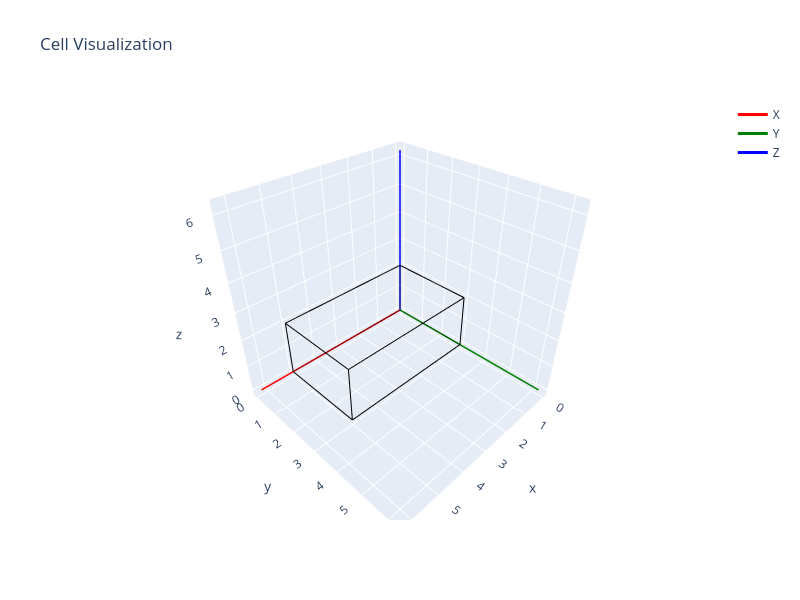

Here is the notebook cell this chart was saved with:
### Code cell
def show_cell(cell, face_color='lightblue', opacity=0.7):
    """Visualize a cell using Plotly"""
    fig = go.Figure()
    
    faces = cell.Faces()
    
    for i, face in enumerate(faces):
        vertices = face.Vertices()
        coords = [v.Coordinates() for v in vertices]
        
        if len(coords) >= 3:
            x = [c[0] for c in coords]
            y = [c[1] for c in coords]
            z = [c[2] for c in coords]
            
            fig.add_trace(go.Mesh3d(
                x=x, y=y, z=z,
                color=face_color,
                opacity=opacity,
                alphahull=0,
                showlegend=False
            ))
            
            # Add edges
            for k in range(len(coords)):
                p1 = coords[k]
                p2 = coords[(k + 1) % len(coords)]
                fig.add_trace(go.Scatter3d(
                    x=[p1[0], p2[0]], y=[p1[1], p2[1]], z=[p1[2], p2[2]],
                    mode='lines',
                    line=dict(color='black', width=2),
                    showlegend=False
                ))
    
    # Add axes
    max_dim = max(cell.Volume() ** (1/3) * 2, 5)
    fig.add_trace(go.Scatter3d(x=[0, max_dim], y=[0, 0], z=[0, 0], mode='lines', line=dict(color='red', width=3), name='X'))
    fig.add_trace(go.Scatter3d(x=[0, 0], y=[0, max_dim], z=[0, 0], mode='lines', line=dict(color='green', width=3), name='Y'))
    fig.add_trace(go.Scatter3d(x=[0, 0], y=[0, 0], z=[0, max_dim], mode='lines', line=dict(color='blue', width=3), name='Z'))
    
    fig.update_layout(
        title='Cell Visualization',
        scene=dict(aspectmode='data'),
        width=800, height=600
    )
    
    return fig

show_cell(c).show()

### Figure 1 — Plotly figure (JSON) as saved in the notebook; plotly's stock layout.template omitted (floating-point values rounded to 4 significant figures)
{"data": [{"alphahull": 0, "color": "lightblue", "opacity": 0.7, "showlegend": false, "type": "mesh3d", "x": [0, 0, 5, 5], "y": [0, 3, 3, 0], "z": [0, 0, 0, 0]}, {"line": {"color": "black", "width": 2}, "mode": "lines", "showlegend": false, "type": "scatter3d", "x": [0, 0], "y": [0, 3], "z": [0, 0]}, {"line": {"color": "black", "width": 2}, "mode": "lines", "showlegend": false, "type": "scatter3d", "x": [0, 5], "y": [3, 3], "z": [0, 0]}, {"line": {"color": "black", "width": 2}, "mode": "lines", "showlegend": false, "type": "scatter3d", "x": [5, 5], "y": [3, 0], "z": [0, 0]}, {"line": {"color": "black", "width": 2}, "mode": "lines", "showlegend": false, "type": "scatter3d", "x": [5, 0], "y": [0, 0], "z": [0, 0]}, {"alphahull": 0, "color": "lightblue", "opacity": 0.7, "showlegend": false, "type": "mesh3d", "x": [0, 5, 5, 0], "y": [0, 0, 3, 3], "z": [2, 2, 2, 2]}, {"line": {"color": "black", "width": 2}, "mode": "lines", "showlegend": false, "type": "scatter3d", "x": [0, 5], "y": [0, 0], "z": [2, 2]}, {"line": {"color": "black", "width": 2}, "mode": "lines", "showlegend": false, "type": "scatter3d", "x": [5, 5], "y": [0, 3], "z": [2, 2]}, {"line": {"color": "black", "width": 2}, "mode": "lines", "showlegend": false, "type": "scatter3d", "x": [5, 0], "y": [3, 3], "z": [2, 2]}, {"line": {"color": "black", "width": 2}, "mode": "lines", "showlegend": false, "type": "scatter3d", "x": [0, 0], "y": [3, 0], "z": [2, 2]}, {"alphahull": 0, "color": "lightblue", "opacity": 0.7, "showlegend": false, "type": "mesh3d", "x": [0, 5, 5, 0], "y": [0, 0, 0, 0], "z": [0, 0, 2, 2]}, {"line": {"color": "black", "width": 2}, "mode": "lines", "showlegend": false, "type": "scatter3d", "x": [0, 5], "y": [0, 0], "z": [0, 0]}, {"line": {"color": "black", "width": 2}, "mode": "lines", "showlegend": false, "type": "scatter3d", "x": [5, 5], "y": [0, 0], "z": [0, 2]}, {"line": {"color": "black", "width": 2}, "mode": "lines", "showlegend": false, "type": "scatter3d", "x": [5, 0], "y": [0, 0], "z": [2, 2]}, {"line": {"color": "black", "width": 2}, "mode": "lines", "showlegend": false, "type": "scatter3d", "x": [0, 0], "y": [0, 0], "z": [2, 0]}, {"alphahull": 0, "color": "lightblue", "opacity": 0.7, "showlegend": false, "type": "mesh3d", "x": [5, 0, 0, 5], "y": [3, 3, 3, 3], "z": [0, 0, 2, 2]}, {"line": {"color": "black", "width": 2}, "mode": "lines", "showlegend": false, "type": "scatter3d", "x": [5, 0], "y": [3, 3], "z": [0, 0]}, {"line": {"color": "black", "width": 2}, "mode": "lines", "showlegend": false, "type": "scatter3d", "x": [0, 0], "y": [3, 3], "z": [0, 2]}, {"line": {"color": "black", "width": 2}, "mode": "lines", "showlegend": false, "type": "scatter3d", "x": [0, 5], "y": [3, 3], "z": [2, 2]}, {"line": {"color": "black", "width": 2}, "mode": "lines", "showlegend": false, "type": "scatter3d", "x": [5, 5], "y": [3, 3], "z": [2, 0]}, {"alphahull": 0, "color": "lightblue", "opacity": 0.7, "showlegend": false, "type": "mesh3d", "x": [0, 0, 0, 0], "y": [0, 0, 3, 3], "z": [0, 2, 2, 0]}, {"line": {"color": "black", "width": 2}, "mode": "lines", "showlegend": false, "type": "scatter3d", "x": [0, 0], "y": [0, 0], "z": [0, 2]}, {"line": {"color": "black", "width": 2}, "mode": "lines", "showlegend": false, "type": "scatter3d", "x": [0, 0], "y": [0, 3], "z": [2, 2]}, {"line": {"color": "black", "width": 2}, "mode": "lines", "showlegend": false, "type": "scatter3d", "x": [0, 0], "y": [3, 3], "z": [2, 0]}, {"line": {"color": "black", "width": 2}, "mode": "lines", "showlegend": false, "type": "scatter3d", "x": [0, 0], "y": [3, 0], "z": [0, 0]}, {"alphahull": 0, "color": "lightblue", "opacity": 0.7, "showlegend": false, "type": "mesh3d", "x": [5, 5, 5, 5], "y": [0, 3, 3, 0], "z": [0, 0, 2, 2]}, {"line": {"color": "black", "width": 2}, "mode": "lines", "showlegend": false, "type": "scatter3d", "x": [5, 5], "y": [0, 3], "z": [0, 0]}, {"line": {"color": "black", "width": 2}, "mode": "lines", "showlegend": false, "type": "scatter3d", "x": [5, 5], "y": [3, 3], "z": [0, 2]}, {"line": {"color": "black", "width": 2}, "mode": "lines", "showlegend": false, "type": "scatter3d", "x": [5, 5], "y": [3, 0], "z": [2, 2]}, {"line": {"color": "black", "width": 2}, "mode": "lines", "showlegend": false, "type": "scatter3d", "x": [5, 5], "y": [0, 0], "z": [2, 0]}, {"line": {"color": "red", "width": 3}, "mode": "lines", "name": "X", "type": "scatter3d", "x": [0, 6.214], "y": [0, 0], "z": [0, 0]}, {"line": {"color": "green", "width": 3}, "mode": "lines", "name": "Y", "type": "scatter3d", "x": [0, 0], "y": [0, 6.214], "z": [0, 0]}, {"line": {"color": "blue", "width": 3}, "mode": "lines", "name": "Z", "type": "scatter3d", "x": [0, 0], "y": [0, 0], "z": [0, 6.214]}], "layout": {"height": 600, "scene": {"aspectmode": "data"}, "title": {"text": "Cell Visualization"}, "width": 800}}
